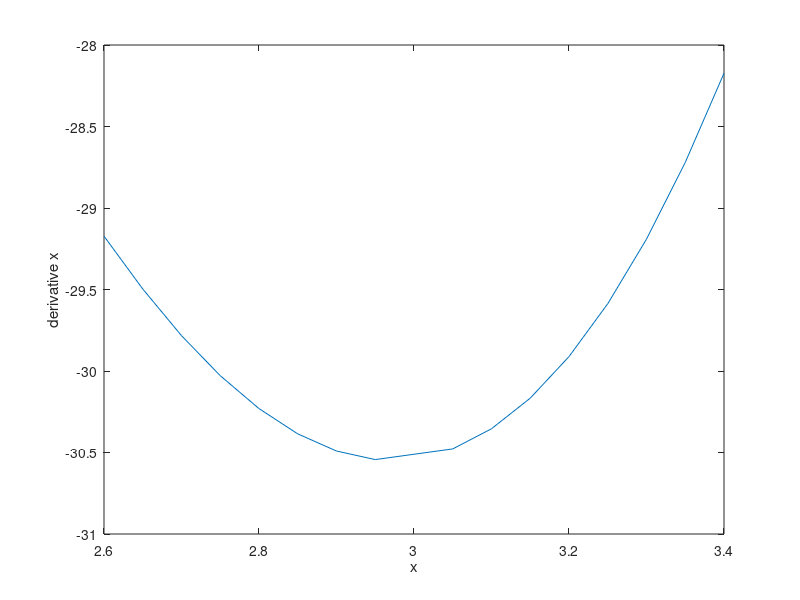

Recreate this plot in MATLAB.
% Benjamin Lipscomb
% Michelle Fernandez
% CSCI280 Computational Mathematics
% Dr. Xuwei Liang
% HW Assignment 2
% Problem 1: Question 2.24

clear
clc

f=inline('x.^3*cos(x)');
y=[];
x=[2.6:0.05:3.4];

%The derivative is calculated by iterating through x 16 times.
%The 9th iteration must be skipped becuase at the 9th iteration
% x =3, and 3-3=0. The function cannot divide itself by 0, so it
%skips the 9th iteration using an OR conditional operator.

for i=1:17
    if i > 9 || i < 9
        y(i)=(f(x(i))-f(3))/(x(i)-3);
    else
        y(i)=((f(3.05)-f(2.95))/(3.05-2.95));
        
    end
end

%Displays and plots the vector y, which contains the derivatives
%calculated by the for loop.
display(y);
plot(x,y)
xlabel('x');
ylabel('derivative x');

